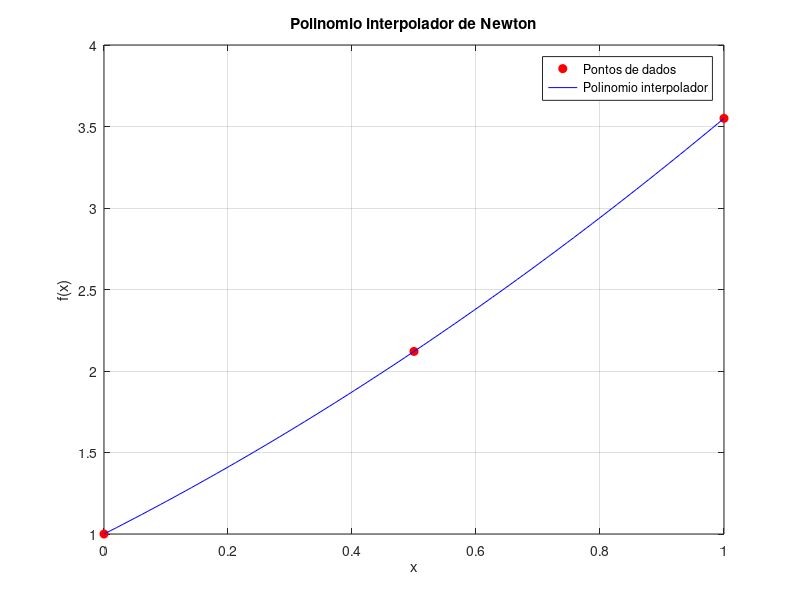

This figure's MATLAB source:
% Data points
x = [0, 0.5, 1.0];
y = [1.0, 2.12, 3.55];

% Number of data points
n = length(x);

% Initialize divided difference table
b = zeros(n,n);
b(:,1) = y';

% Calculate the divided differences
for j = 2:n
    for i = 1:n-j+1
        b(i,j) = (b(i+1,j-1) - b(i,j-1)) / (x(i+j-1) - x(i));
    end
end

% Display the divided difference table
disp('Tabela de diferença dividida:');
disp(b);

% Evaluate the Newton interpolating polynomial at a given point xx
xx = 0.7;
y_int = b(1,1);
xt = 1;
for j = 1:n-1
    xt = xt * (xx - x(j));
    y_int = y_int + b(1,j+1) * xt;
end

fprintf('O valor interpolado em x = %.2f is y = %.4f\n', xx, y_int);

% Plot the polynomial
xx_values = linspace(min(x), max(x), 100);
yy_values = zeros(size(xx_values));
for k = 1:length(xx_values)
    xt = 1;
    yy_values(k) = b(1,1);
    for j = 1:n-1
        xt = xt * (xx_values(k) - x(j));
        yy_values(k) = yy_values(k) + b(1,j+1) * xt;
    end
end

figure;
plot(x, y, 'ro', 'MarkerFaceColor', 'r', 'DisplayName', 'Pontos de dados');
hold on;
plot(xx_values, yy_values, 'b-', 'DisplayName', 'Polinomio interpolador');
xlabel('x');
ylabel('f(x)');
title('Polinomio interpolador de Newton');
legend show;
grid on;